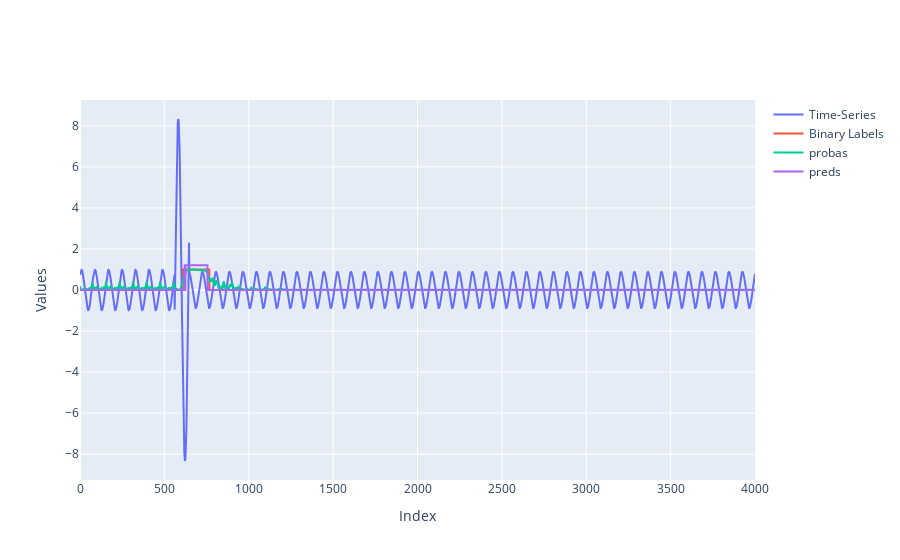

The notebook cell saved with this chart:
### Code cell
data_test = joblib.load(dataset_root_path + "/test/data-multi-test-fixed.joblib")
labels_test = joblib.load(dataset_root_path + "/test/labels-multi-test-fixed.joblib")

data_test = Decomposer(maxcurrent=500).normalize(data_test)
data_test = np.array(data_test)

unit_idx = 1967
embedding, labels = test_embs[unit_idx]
data = data_test[unit_idx, start_idx:]

model.eval()
with torch.no_grad():
    print(data.shape)
    print(data.shape)
    predict = torch.sigmoid(model(embedding.to(device)))
    print(predict.shape)

    fig = go.Figure(data=[
        go.Scatter(y=data, name='Time-Series'),
        go.Scatter(y=labels, name='Binary Labels'),
        go.Scatter(y=predict.cpu().reshape(-1), name='probas'),
        go.Scatter(y=(predict.cpu().reshape(-1) > proba_tr) * 1.2, name='preds')
    ])

    # Add basic styling
    fig.update_layout(
        title='',
        xaxis_title='Index',
        yaxis_title='Values'
    )

    fig.show()

### Figure 1 — Plotly figure (JSON) as saved in the notebook; plotly's stock layout.template omitted (floating-point values rounded to 4 significant figures; data arrays with more than 128 entries replaced by an {"elided": "..."} marker saying what was removed)
{"data": [{"name": "Time-Series", "type": "scatter", "y": {"elided": "4001 float values"}}, {"name": "Binary Labels", "type": "scatter", "y": {"elided": "4001 int values"}}, {"name": "probas", "type": "scatter", "y": {"elided": "4001 float values"}}, {"name": "preds", "type": "scatter", "y": {"elided": "4001 float values"}}], "layout": {"title": {"text": ""}, "xaxis": {"title": {"text": "Index"}}, "yaxis": {"title": {"text": "Values"}}}}
